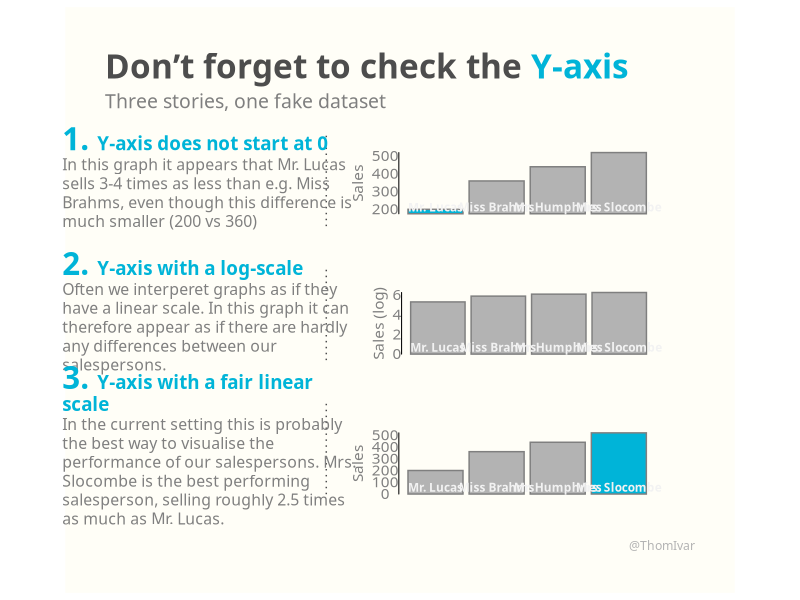
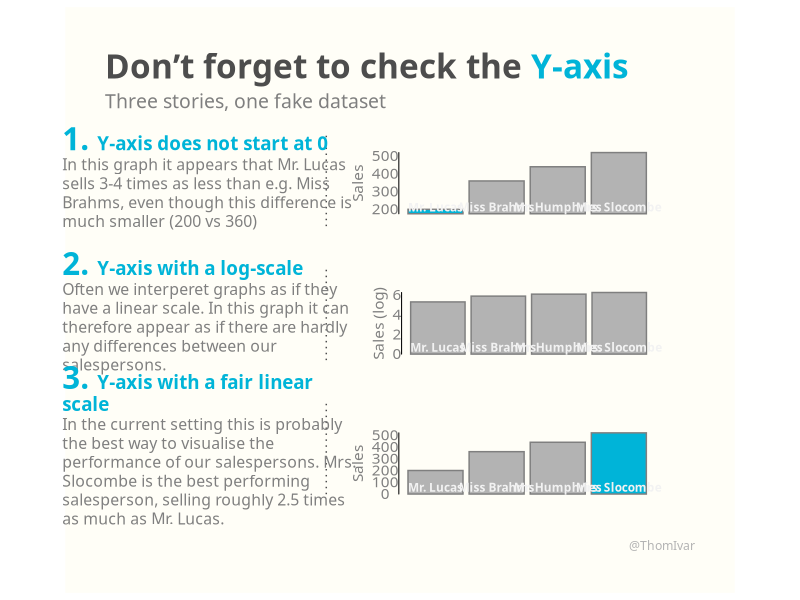

The R source for these figures, in order:
# day 29: storytelling
library(tidyverse)
library(ggtext)
library(patchwork)

# -- creation of fake data 
main_labels <- data.frame(
  x = rep(0.6, 3), y = 3:1,
  text = c(
    "<b style='font-size:30px;color:#00b4d8'>1.</b> 
    <b style='font-size:18px; color:#00b4d8'>Y-axis does not start at 0</b><br>
    In this graph it appears that Mr. Lucas sells 3-4 times as less than e.g. Miss
    Brahms, even though this difference is much smaller (200 vs 360)", 
    "<b style='font-size:30px;color:#00b4d8'>2.</b> 
    <b style='font-size:18px; color:#00b4d8'>Y-axis with a log-scale</b><br>
    Often we interperet graphs as if they have a linear scale. In this graph it can
    therefore appear as if there are hardly any differences between our salespersons.",
    "<b style='font-size:30px;color:#00b4d8'>3.</b> 
    <b style='font-size:18px; color:#00b4d8'>Y-axis with a fair linear scale</b><br>
    In the current setting this is probably the best way to visualise the performance
    of our salespersons. Mrs. Slocombe is the best performing salesperson, selling 
    roughly 2.5 times as much as Mr. Lucas."
  )
)

fake_data <- data.frame(
  name = c('Mrs. Slocombe', 'Mr. Humphries', 'Miss Brahms', 'Mr. Lucas'), 
  sales = c(520, 440, 360, 200)
)

# -- make plot
main <- ggplot(main_labels) +
  geom_segment(aes(x = x + 0.85, xend = x + 0.85, y = y - 0.35, yend = y + 0.35),
               linetype = 'dotted', color = 'grey30') +
  geom_textbox(aes(x = x, y = y, label = text), hjust = 0.5, color = 'grey50',
               width = unit(3, 'inch'), family = 'American Typewriter', 
               size = 4, fill = 'transparent', box.colour = 'transparent', 
               box.padding = unit(c(0,0,0,0), 'pt')) +
  labs(title = "Don't forget to check the <span style='color:#00b4d8'>Y-axis</span>", 
       subtitle = "Three stories, one fake dataset", 
       caption = "@ThomIvar") +
  ylim(0.5, 3.35) + xlim(0, 4) +
  coord_fixed(clip = 'off') +
  theme_void() +
  theme(
    text = element_text('American Typewriter', color = 'grey50'), 
    plot.background = element_rect( fill = '#fffef7', color = '#fffef7'),
    plot.margin = margin(1, 1, 1, 1, 'cm'),
    plot.title = element_markdown(face = 'bold', size = 24, color = 'grey30'),
    plot.subtitle = element_text(size = 14), 
    plot.caption = element_text(colour = 'grey70')
  )

p1 <- ggplot(fake_data, aes(x = fct_reorder(name, sales), y = sales-175)) +
  geom_col(fill = ifelse(fake_data$name == 'Mr. Lucas', '#00b4d8' ,'grey70'), color = 'grey50') +
  geom_text(aes(x = name, y = 0, label = name), vjust = -0.25, 
            family = 'American Typewriter', size = 3, color = 'grey95',
            fontface = 'bold') +
  labs(y = 'Sales') +
  scale_y_continuous(expand = c(0, 0), breaks = c(25, 125, 225, 325),
                     labels = c(200, 300, 400, 500)) +
  coord_cartesian(clip = 'off') +
  theme_void() +
  theme(
    text = element_text('American Typewriter', color = 'grey50'),
    plot.background = element_rect( fill = 'transparent', color = 'transparent'),
    axis.line.y = element_line(),
    axis.text.y = element_text(), 
    axis.title.y = element_text(angle = 90, margin = margin(r = 5)), 
    plot.margin = margin(1, 1, 1, 1, 'cm')
  )

p2 <- ggplot(fake_data, aes(x = fct_reorder(name, sales), y = log(sales))) +
  geom_col(fill = 'grey70', color = 'grey50') +
  geom_text(aes(x = name, y = 0, label = name), vjust = -0.25, 
            family = 'American Typewriter', size = 3, color = 'grey95',
            fontface = 'bold') +
  labs(y = 'Sales (log)') +
  scale_fill_identity() +
  scale_y_continuous(expand = c(0, 0)) +
  coord_cartesian(clip = 'off') +
  theme_void() +
  theme(
    text = element_text('American Typewriter', color = 'grey50'),
    plot.background = element_rect( fill = 'transparent', color = 'transparent'),
    axis.line.y = element_line(),
    axis.text.y = element_text(), 
    axis.title.y = element_text(angle = 90, margin = margin(r = 5, l = 15)), 
    plot.margin = margin(1, 1, 1, 1, 'cm')
  )

p3 <- ggplot(fake_data, aes(x = fct_reorder(name, sales), y = sales)) +
  geom_col(fill = ifelse(fake_data$name == 'Mrs. Slocombe', '#00b4d8' ,'grey70'), color = 'grey50') +
  geom_text(aes(x = name, y = 0, label = name), vjust = -0.25, 
            family = 'American Typewriter', size = 3, color = 'grey95',
            fontface = 'bold') +
  labs(y = 'Sales') +
  scale_y_continuous(expand = c(0, 0)) +
  coord_cartesian(clip = 'off') +
  theme_void() +
  theme(
    text = element_text('American Typewriter', color = 'grey50'),
    plot.background = element_rect( fill = 'transparent', color = 'transparent'),
    axis.line.y = element_line(),
    axis.text.y = element_text(), 
    axis.title.y = element_text(angle = 90, margin = margin(r = 5)), 
    plot.margin = margin(1, 1, 1, 1, 'cm')
  )

main + 
  inset_element(p1, 0.35, 0.667, 1, 1) +
  inset_element(p2, 0.35, 0.333, 1, 0.667) +
  inset_element(p3, 0.35, 0, 1, 0.333) 
ggsave('30DayChartChallenge/images/storytelling.png', width = 9.70, height = 8)




